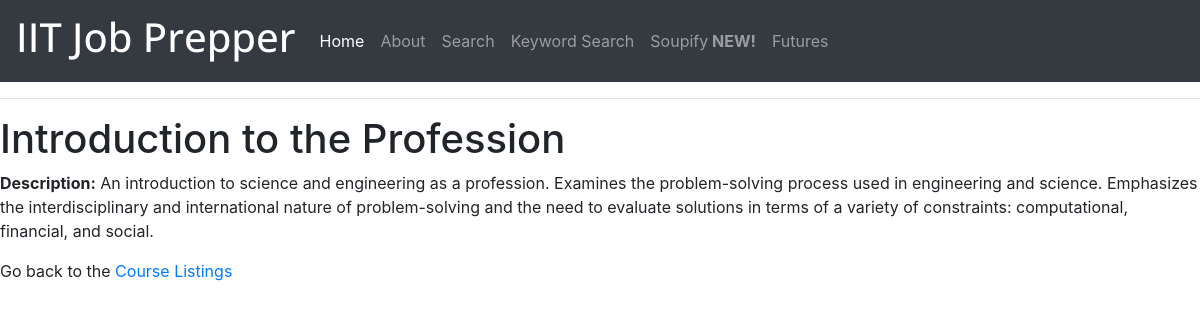
Page /search/1/ on the committed database.
### jobView/models.py (models this page shows, shortened)
class Course(models.Model):
	course_pneumonic = models.CharField(max_length=5)
	course_name = models.TextField()
	course_id = models.IntegerField()
	required = models.BooleanField(default=False)
	course_description = models.TextField()

### jobView/views.py (the view)
# urls.py: path('search/<int:id>/', views.course_detail_view, name='detail'),
def course_detail_view(request, id=None):
	course = get_object_or_404(Course, id=id)
	context = {'course':course,}
	return render(request, 'course_detail.html', context)

### templates/course_detail.html (shortened to what this page needs)
<!DOCTYPE html>
<html>
<head>
	<link rel="stylesheet" href="https://stackpath.bootstrapcdn.com/bootstrap/4.3.1/css/bootstrap.min.css">
</head>
<body>
<nav class="navbar navbar-expand-lg navbar-dark bg-dark">
		<a class="navbar-brand" href="#"><h1 class='lobster'>IIT Job Prepper</h1></a>
		<div class="collapse navbar-collapse" id="navbarNavAltMarkup">
			<div class="navbar-nav">
				<a class="nav-item nav-link active" href="{% url 'index' %}">Home <span class="sr-only">(current)</span></a>
				<a class="nav-item nav-link" href="{% url 'about' %}">About</a>
					<a class="nav-item nav-link" href="{% url 'search' %}">Search</a>
						<a class="nav-item nav-link" href="{%url 'kw_search' %}">Keyword Search </a>
						<a class="nav-item nav-link" href="{%url 'soupify' %}">Soupify<strong> NEW!</strong></a>
				<a class="nav-item nav-link" href="{%url 'futures' %}">Futures</a>
			</div>
		</div>
	</nav>
	<hr>
<h1>{{ course.course_name }}</h1>
<p><strong>Description:</strong> {{ course.course_description }}</p>
<p>Go back to the <a href="{% url 'search' %}">Course Listings</a></p>
</body>
</html>

### templates/course_detail.html (style rules this page uses)
.lobster { font-family: 'Open Sans', sans-serif; }

### rows in the picture
Course: course_name "Introduction to the Profession", course_description "An introduction to science and engineering as a profession. Examines the problem-solving process used in engineering and science. Emphasizes the interdisciplinary and international nature of problem-solving and the need to evaluate solutions in terms of a variety of constraints: computational, financial, and social."
